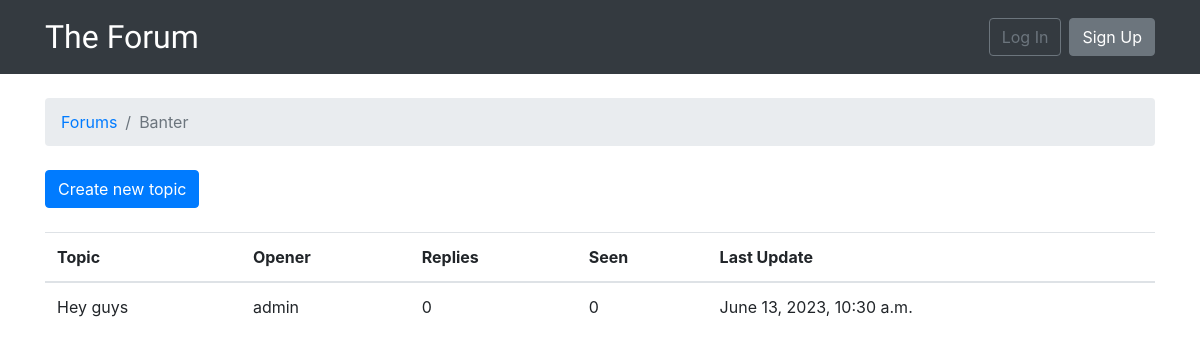
/forum/1/, run on the app's committed database.
### forum/models.py (models this page shows, shortened)
class Forum(models.Model):
    name = models.CharField(max_length=24, unique=True)
    description = models.CharField(max_length=100)

class Topic(models.Model):
    subject = models.CharField(max_length=255)
    last_updated = models.DateTimeField(auto_now_add=True)
    forum = models.ForeignKey(
        Forum, related_name='topics', on_delete=models.CASCADE)
    opener = models.ForeignKey(
        User, related_name='topics', on_delete=models.CASCADE)

### forum/views.py (the view)
# urls.py: path('forum/<int:pk>/', views.forum_topics, name='forum_topics'),
def forum_topics(request, pk):
    forum = get_object_or_404(Forum, pk=pk)
    return render(request, 'topics.html', {'forum': forum})

### templates/topics.html (shortened to what this page needs)
{% extends 'base.html' %}
{% block breadcrumb %}
    <li class="breadcrumb-item"><a href="{% url 'home' %}">Forums</a></li>
    <li class="breadcrumb-item active">{{ forum.name }}</li>
{% endblock %}
{% block content %}
    <div class="mb-4">
        <a href="{% url 'new_topic' forum.pk %}" class="btn btn-primary">Create new topic</a>
    </div>
    <table class="table">
        <thead class="thead-inverse">
            <tr>
                <th>Topic</th>
                <th>Opener</th>
                <th>Replies</th>
                <th>Seen</th>
                <th>Last Update</th>
            </tr>
        </thead>
        <tbody>
            {% for topic in forum.topics.all %}
                <tr>
                    <td>{{ topic.subject }}</td>
                    <td>{{ topic.opener.username }}</td>
                    <td>0</td>
                    <td>0</td>
                    <td>{{ topic.last_updated }}</td>
                </tr>
            {% endfor %}
        </tbody>
    </table>
{% endblock %}

### data on the page
Forum: name "Banter"
Topic: subject "Hey guys", opener.username "admin", last_updated "June 13, 2023, 10:30 a.m."
